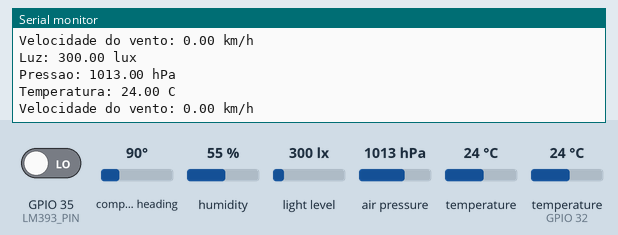
Recording of a sketch running on a simulated ESP32. On the bench: the last lines printed to the serial monitor. The inputs (shaded band) are chosen by the test bench; at power-on: compass heading 90°, humidity 55 %, GPIO 35 (LM393_PIN) LOW, light level 300 lx, air pressure 1013 hPa, temperature 24 °C, temperature (sensor on GPIO 32) 24 °C. WiFi joins after 1.5 s; servers stay silent unless stated; the local clock reads 2024-03-15 10:24:30 at power-on unless the sketch sets it; no MQTT or app messages arrive unless stated.

Above: at 2.7 s.
2.8 s: compass heading set to 7°
At 4.33 s:
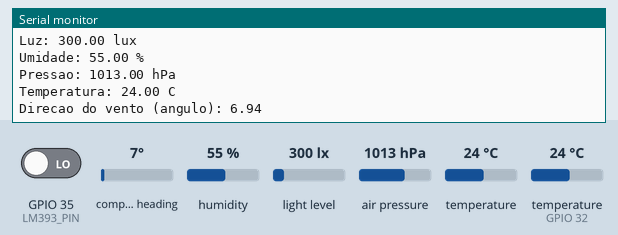
5.5 s: humidity set to 22 %
At 6.4 s:
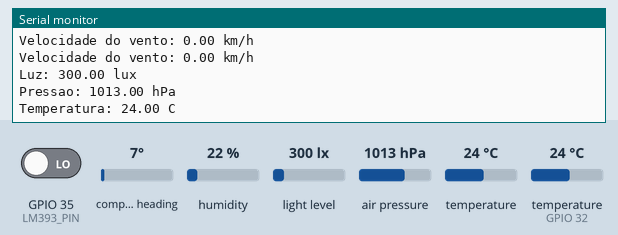
8.2 s: GPIO 35 (LM393_PIN) driven HIGH
At 9.1 s:
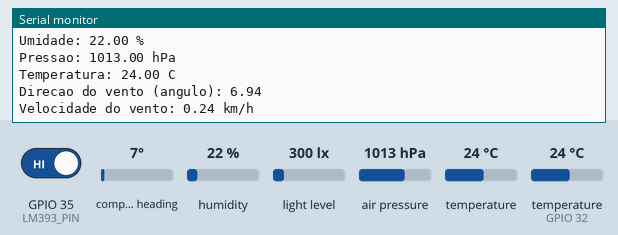
10.9 s: light level set to 40 lx
At 13.3 s:
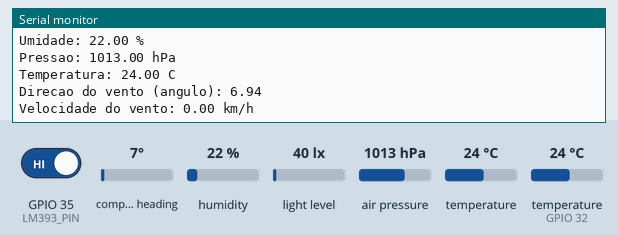
13.6 s: air pressure set to 952 hPa
At 15.3 s:
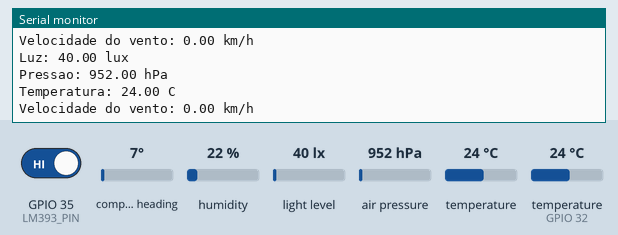

The sketch:

NEW.ino
```cpp
// Bibliotecas originais
#include <Wire.h>
#include <Adafruit_BMP280.h>
#include <AS5600.h>
#include <BH1750.h>
#include <DHT.h>
#include <WiFi.h>
#include <PubSubClient.h> // Para MQTT
#include <ArduinoJson.h>  // Para o payload
#include <time.h>         // Para o timestamp NTP
#include "reading.h"

const int velocity_id = 1; // ID da velocidade no banco.
const int lux_id = 2;
const int humidity_id = 3;
const int pressure_id = 4;
const int temperature_id = 5;
const int angle_id = 6;
//wifi
const char* ssid = "GLaDOS";
const char* password = "rosebud12";

//MQTT
const char* mqtt_server = "mqtt.mattthefreeman.xyz"; // Ex: "192.168.1.100" ou "broker.hivemq.com"
const int   mqtt_port = 1883;
const char* station_id = "1"; // <stationid> do seu tópico

//NTP (Timestamp)
const char* ntpServer = "pool.ntp.org";
const long  gmtOffset_sec = -3 * 3600; // Offset GMT (Ex: -3 horas para Brasil)
const int   daylightOffset_sec = 0;     // Horário de verão (0 = desativado)

WiFiClient espClient;
PubSubClient client(espClient);

//codigo sensores

// LM393
const int lm393_id = 1; // ID do sensor no banco de dados.
#define LM393_INTERVAL 1000
#define LM393_SEND_INTERVAL 60000
#define LM393_PIN 35
volatile unsigned long contagem_lm393 = 0; // [cite: 1]
volatile bool prevLm393State = LOW; // [cite: 2]
void isr_lm393() {
  bool state = digitalRead(LM393_PIN);
  if (prevLm393State != state) { // [cite: 3]
    contagem_lm393++;
  }
  prevLm393State = state;
}
unsigned long lastTime_lm393 = 0;
unsigned long lastTime_lm393_send = 0;
ReadingBuffer lm393_buf = {0};

// BH1750
const int bh1750_id = 2; // ID do sensor no banco de dados.
#define BH1750_INTERVAL 2000
#define BH1750_SEND_INTERVAL 60000
BH1750 lightMeter;
unsigned long lastTime_bh1750 = 0;
unsigned long lastTime_bh1750_send = 0;
ReadingBuffer bh1750_buf = {0};

// DHT11
const int dht11_id = 3;
#define DHT_PIN 32
#define DHTTYPE DHT11
DHT dht(DHT_PIN, DHTTYPE);
#define DHT11_HUM_INTERVAL  4000 // [cite: 5]
#define DHT11_HUM_SEND_INTERVAL 60000
unsigned long lastTime_dht11_hum = 0;
unsigned long lastTime_dht11_hum_send = 0;
ReadingBuffer dht11_buf = {0};

// BMP280
const int bmp280_id = 4;
Adafruit_BMP280 bmp;
#define BMP280_PRESSURE_INTERVAL 2000
#define BMP280_PRESSURE_SEND_INTERVAL 60000

#define BMP280_TEMPERATURE_INTERVAL 2000
#define BMP280_TEMPERATURE_SEND_INTERVAL 60000
unsigned long lastTime_bmp280_press = 0;
unsigned long lastTime_bmp280_press_send = 0;

unsigned long lastTime_bmp280_temp = 0; // [cite: 6]
unsigned long lastTime_bmp280_temp_send = 0;

ReadingBuffer bmp280_pres_buf = {0};
ReadingBuffer bmp280_temp_buf = {0};

// AS5600 Direção do vento
const int as5600_id = 5;
#define AS5600_INTERVAL 4000
#define AS5600_SEND_INTERVAL 60000
AS5600 as5600;
unsigned long lastTime_as5600 = 0;
unsigned long lastTime_as5600_send = 0;
ReadingBuffer as5600_buf = {0};

// Função para obter o timestamp Unix (segundos desde 1970)
unsigned long getTimestamp() {
  time_t now;
  struct tm timeinfo;
  if (!getLocalTime(&timeinfo)) {
    Serial.println("Falha ao obter hora local (NTP)");
    return 0;
  }
  time(&now);
  return (unsigned long)now;
}

// Função para publicar a mensagem no formato solicitado
void publishMqttMessages(int sensor_id, int unit_id, ReadingBuffer *buf) {
  // Nada para enviar, pula.
  if (buf->size <= 0) return;

  if (!client.connected()) {
    Serial.println("Cliente MQTT desconectado. Ignorando publicação.");
    return;
  }

  // Monta o tópico: /weather/<stationid>
  String topic = "weather/" + String(station_id);

  // Monta o Payload JSON
  StaticJsonDocument<256> doc;
  doc["sensor"] = sensor_id;
  doc["unit"] = unit_id;
  JsonArray values = doc.createNestedArray("reading_values");
  JsonArray timestamps = doc.createNestedArray("reading_timestamps");

  for (int i = 0; i < buf->size; i++) {
    timestamps.add(buf->timestamps[i]);
    values.add(buf->values[i]);
  }

  // Serializa o JSON para uma string
  String payload;
  serializeJson(doc, payload);
  Serial.print(payload.c_str());

  // Publica a mensagem
  if (client.publish(topic.c_str(), payload.c_str())) {
    Serial.print("Mensagem MQTT publicada [");
    Serial.print(topic);
    Serial.print("]: ");
    Serial.println(payload);
    buffer_clear(buf);
  } else {
    Serial.println("Falha ao publicar mensagem MQTT.");
  }
}

// Função de Callback do MQTT
void mqttCallback(char* topic, byte* payload, unsigned int length) {
  Serial.print("Mensagem recebida [");
  Serial.print(topic);
  Serial.print("]: ");
  for (int i = 0; i < length; i++) {
    Serial.print((char)payload[i]);
  }
  Serial.println();
}

// Conecta ao WiFi
void setupWiFi() {
  delay(10);
  Serial.println();
  Serial.print("Conectando em ");
  Serial.println(ssid);
  WiFi.begin(ssid, password);
  while (WiFi.status() != WL_CONNECTED) {
    delay(500);
    Serial.print(".");
  }
  Serial.println("\nWiFi Conectado!");
  Serial.print("Endereco IP: ");
  Serial.println(WiFi.localIP());
}

// Sincroniza o relógio com o servidor NTP
void setupNTP() {
  Serial.println("Sincronizando hora com NTP...");
  configTime(gmtOffset_sec, daylightOffset_sec, ntpServer);

  // Espera até que o tempo seja sincronizado
  unsigned long startAttempt = millis();
  while (getTimestamp() < 1672531200) { // Espera até ser um timestamp válido (após 2023)
    delay(500);
    Serial.print(".");
    if (millis() - startAttempt > 10000) { // Timeout de 10s
        Serial.println("\nFalha ao sincronizar NTP. Reiniciando...");
        ESP.restart();
    }
  }
  Serial.println("\nNTP Sincronizado!");
}

// Reconecta ao Broker MQTT
void reconnectMQTT() {
  while (!client.connected()) {
    Serial.print("Tentando conexao MQTT...");
    // Tenta conectar
    // (Pode adicionar usuário/senha aqui se precisar)
    if (client.connect(station_id)) {
      Serial.println("conectado!");
      // Você pode se inscrever em tópicos aqui, se necessário
      // client.subscribe("seu/topico/de/comando");
    } else {
      Serial.print("falha, rc=");
      Serial.print(client.state());
      Serial.println(" tentando novamente em 5 segundos");
      delay(5000);
    }
  }
}

void manage_lm393(unsigned long now);
void manage_bht1750(unsigned long now);
void manage_dht11(unsigned long now);
void manage_bmp280_press(unsigned long now);
void manage_bmp280_temp(unsigned long now);
void manage_as5600(unsigned long now);


//SETUP
void setup() {
  Serial.begin(115200);
  Wire.begin(21, 22);

  // Inicia WiFi
  setupWiFi();

  // Inicia NTP
  setupNTP();

  // Configura o cliente MQTT
  client.setServer(mqtt_server, mqtt_port);
  client.setBufferSize(1024);
  client.setCallback(mqttCallback);

  // LM393
  pinMode(LM393_PIN, INPUT);
  attachInterrupt(digitalPinToInterrupt(LM393_PIN), isr_lm393, CHANGE);

  // BH1750
  lightMeter.begin(); // [cite: 7]

  // DHT11
  dht.begin();

  // BMP280
  bmp.begin(0x76);

  // AS5600
  as5600.begin();

  Serial.println("Estacao iniciada"); // [cite: 8]
}

//LOOP
void loop() {
  unsigned long now = millis();

  // Garante que o MQTT está conectado
  if (!client.connected()) {
    reconnectMQTT();
  }
  client.loop(); // Essencial para o PubSubClient

  manage_lm393(now);

  manage_bht1750(now);

  manage_dht11(now);

  manage_bmp280_press(now);

  manage_bmp280_temp(now);

  manage_as5600(now);
}

void manage_lm393(unsigned long now) {
  // Leitura
  if (now - lastTime_lm393 >= LM393_INTERVAL) {
    int pulsos;
    const float FATOR_KHM = 2.4; // [cite: 9]

    noInterrupts();
    pulsos = contagem_lm393;
    contagem_lm393 = 0;
    interrupts();

    int giros = pulsos / 10;
    float rps = ((float)pulsos/10.0f) / (LM393_INTERVAL / 1000.0f); // [cite: 10]
    float velocidade = rps * FATOR_KHM;

    Serial.print("Velocidade do vento: "); // (Corrigi de "tempo")
    Serial.print(velocidade);
    Serial.println(" km/h"); // [cite: 11]

    // (sensor_id, unit_id, valor)
    //publishMqttMessage(2, 2, velocidade);

    // Adiciona leitura no buffer.
    buffer_add(&lm393_buf, getTimestamp(), velocidade, 1);

    lastTime_lm393 = now;
  }

  // Envio
  if (buffer_full(&lm393_buf) || (now - lastTime_lm393_send >= LM393_SEND_INTERVAL)) {

    publishMqttMessages(lm393_id, velocity_id, &lm393_buf);

    lastTime_lm393_send = now;
  }
}

void manage_bht1750(unsigned long now) {
  // Leitura
  if (now - lastTime_bh1750 >= BH1750_INTERVAL) {
    float luz = lightMeter.readLightLevel(); // [cite: 12]

    Serial.print("Luz: ");
    Serial.print(luz);
    Serial.println(" lux");

    //PUBLICA MQTT
    //publishMqttMessage(3, 1, luz);

    // Adiciona no buffer
    buffer_add(&bh1750_buf, getTimestamp(),  luz, 10);

    lastTime_bh1750 = now;
  }

  // Envio
  if (buffer_full(&bh1750_buf) || (now - lastTime_bh1750_send >= BH1750_SEND_INTERVAL)) {

    publishMqttMessages(bh1750_id, lux_id, &bh1750_buf);

    lastTime_bh1750_send = now;
  }
}

void manage_dht11(unsigned long now) {
  // Leitura
  if (now - lastTime_dht11_hum >= DHT11_HUM_INTERVAL) {
    float umidade = dht.readHumidity(); // [cite: 13]

    Serial.print("Umidade: ");
    Serial.print(umidade);
    Serial.println(" %");

    // --- PUBLICA MQTT ---
    //publishMqttMessage(1, 4, umidade);


    // Adiciona no buffer
    buffer_add(&dht11_buf, getTimestamp(), umidade, 5);

    lastTime_dht11_hum = now;
  }

  // Envio
  if (buffer_full(&dht11_buf) || (now - lastTime_dht11_hum_send >= DHT11_HUM_SEND_INTERVAL)) {

    publishMqttMessages(dht11_id, humidity_id, &dht11_buf);

    lastTime_dht11_hum_send = now;
  }
}

void manage_bmp280_press(unsigned long now) {
  // Leitura
  if (now - lastTime_bmp280_press >= BMP280_PRESSURE_INTERVAL) {
    float pressao = bmp.readPressure() / 100.0f; // [cite: 14]

    Serial.print("Pressao: ");
    Serial.print(pressao);
    Serial.println(" hPa");

    //PUBLICA MQTT
    //publishMqttMessage(4, 3, pressao);

    // Adiciona no buffer
    buffer_add(&bmp280_pres_buf, getTimestamp(), pressao, 5);

    lastTime_bmp280_press = now;
  }

  // Envio
  if (buffer_full(&bmp280_pres_buf) || (now - lastTime_bmp280_press_send >= BMP280_PRESSURE_SEND_INTERVAL)) {

    publishMqttMessages(bmp280_id, pressure_id, &bmp280_pres_buf);

    lastTime_bmp280_press_send = now;
  }
}

void manage_bmp280_temp(unsigned long now) {
  // Leitura
  if (now - lastTime_bmp280_temp >= BMP280_TEMPERATURE_INTERVAL) {
    float temperatura = bmp.readTemperature(); // [cite: 15]

    Serial.print("Temperatura: ");
    Serial.print(temperatura);
    Serial.println(" C");

    //PUBLICA MQTT
    //publishMqttMessage(4, 5, temperatura);

    // Adiciona no buffer
    buffer_add(&bmp280_temp_buf, getTimestamp(), temperatura, 0.5f);

    lastTime_bmp280_temp = now;
  }

  // Envio
  if (buffer_full(&bmp280_temp_buf) || (now - lastTime_bmp280_temp_send >= BMP280_TEMPERATURE_SEND_INTERVAL)) {

    publishMqttMessages(bmp280_id, temperature_id, &bmp280_temp_buf);

    lastTime_bmp280_temp_send = now;
  }
}

void manage_as5600(unsigned long now) {
  // Leitura
  if (now - lastTime_as5600 >= AS5600_INTERVAL) {
    float angulo = as5600.readAngle() * AS5600_RAW_TO_DEGREES; // Ângulo em graus (0–360 aprox.)

    Serial.print("Direcao do vento (angulo): ");
    Serial.println(angulo);

    buffer_add(&as5600_buf, getTimestamp(), angulo, 15);

    lastTime_as5600 = now;
  }

  // Envio MQTT
  if (buffer_full(&as5600_buf) || (now - lastTime_as5600_send >= AS5600_SEND_INTERVAL)) {
    publishMqttMessages(as5600_id, angle_id, &as5600_buf);
    lastTime_as5600_send = now;
  }
}
```

reading.cpp
```cpp
#include "reading.h"

static inline float abs(float a) {
	return a < 0 ? -a : a;
}

bool buffer_add(ReadingBuffer *buf, unsigned long timestamp, float value, float tolerance) {
	if (buf->size >= (READING_BUFFER_MAXLEN)) {
		return false;
	}

	if (buf->size > 0) {
		// Se o valor for muito parecido com o último valor guardado, descarte a leitura.
		if (abs(value - buf->values[buf->size - 1]) <= tolerance) {
			return false;
		}
	}

	buf->values[buf->size] = value;
	buf->timestamps[buf->size] = timestamp;
	buf->size++;
	return true;
}

void buffer_clear(ReadingBuffer *buf) {
	buf->size = 0;
}
```

reading.h
```cpp
#pragma once

#define READING_BUFFER_MAXLEN 40
typedef struct {
  float values[READING_BUFFER_MAXLEN];
  unsigned long timestamps[READING_BUFFER_MAXLEN];
  unsigned int size; // Quantidade de elementos
} ReadingBuffer;

bool buffer_add(ReadingBuffer *buf, unsigned long timestamp, float value, float tolerance);
void buffer_clear(ReadingBuffer *buf);

inline bool buffer_full(ReadingBuffer *buf) {
	return buf->size >= READING_BUFFER_MAXLEN;
}
```

Measured:
- after the input at 2.8 s, the serial monitor: prints a new line after 1.2 s (image 1)
- after the input at 8.2 s, the serial monitor: prints a new line after 0.32 s (image 3)
- after the input at 10.9 s, the serial monitor: prints a new line after 1.1 s (image 4)
- after the input at 13.6 s, the serial monitor: prints a new line after 0.40 s (image 5)
